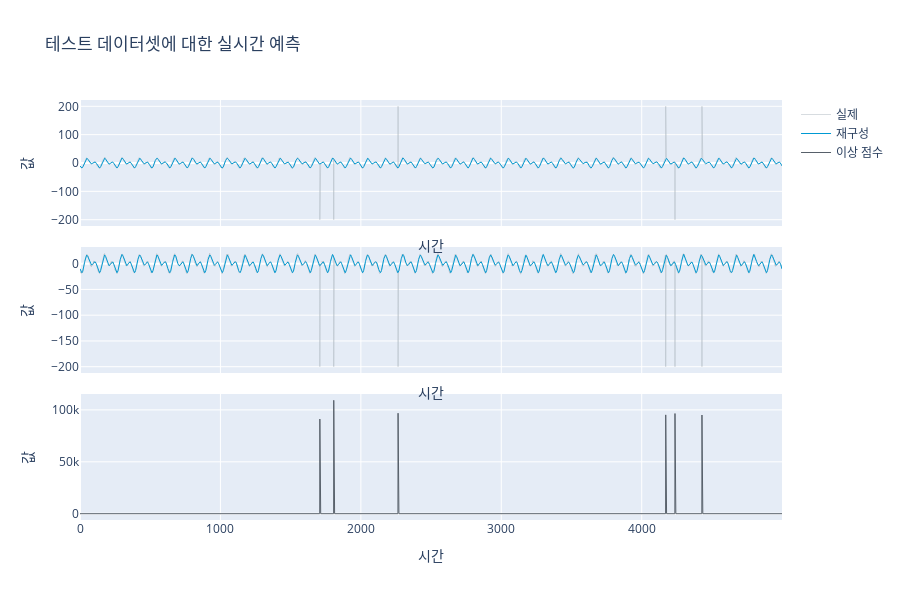

This figure's notebook cell:
### Code cell
fig = make_subplots(rows=test_dataset.shape[1] + 1, cols=1, shared_xaxes=True, vertical_spacing=0.05)

for i in range(test_dataset.shape[1]):
    fig.add_trace(
        go.Scatter(x=test_dataset.index, y=test_dataset.iloc[:, i], 
                   mode='lines', line=dict(color="#AFB8C1", width=0.5), 
                   name="실제" if i == 0 else None, showlegend=(i == 0)),
        row=i+1, col=1
    )
    fig.add_trace(
        go.Scatter(x=real_time_predictions.index, y=real_time_predictions.iloc[:, i + 1], 
                   mode='lines', line=dict(color="#009ad3", width=1), 
                   name="재구성" if i == 0 else None, showlegend=(i == 0)),
        row=i+1, col=1
    )
    fig.update_yaxes(title_text="값", row=i+1, col=1)
    fig.update_xaxes(title_text="시간", row=i+1, col=1)
    fig.update_annotations(dict(font_size=10), row=i+1, col=1)

fig.add_trace(
    go.Scatter(x=real_time_predictions.index, y=real_time_predictions.iloc[:, 0], 
               mode='lines', line=dict(color="#57606a", width=1), 
               name="이상 점수"),
    row=test_dataset.shape[1]+1, col=1
)
fig.update_yaxes(title_text="값", row=test_dataset.shape[1]+1, col=1)
fig.update_xaxes(title_text="시간", row=test_dataset.shape[1]+1, col=1)

fig.update_layout(
    height=300*test_dataset.shape[1],
    title_text="테스트 데이터셋에 대한 실시간 예측",
    showlegend=True
)

fig.show()

### Figure 1 — Plotly figure (JSON) as saved in the notebook; plotly's stock layout.template omitted (floating-point values rounded to 4 significant figures; data arrays with more than 128 entries replaced by an {"elided": "..."} marker saying what was removed)
{"data": [{"line": {"color": "#AFB8C1", "width": 0.5}, "mode": "lines", "name": "실제", "showlegend": true, "type": "scatter", "x": {"elided": "5000 int values"}, "xaxis": "x", "y": {"elided": "5000 float values"}, "yaxis": "y"}, {"line": {"color": "#009ad3", "width": 1}, "mode": "lines", "name": "재구성", "showlegend": true, "type": "scatter", "x": {"elided": "5000 int values"}, "xaxis": "x", "y": {"elided": "5000 float values"}, "yaxis": "y"}, {"line": {"color": "#AFB8C1", "width": 0.5}, "mode": "lines", "showlegend": false, "type": "scatter", "x": {"elided": "5000 int values"}, "xaxis": "x2", "y": {"elided": "5000 float values"}, "yaxis": "y2"}, {"line": {"color": "#009ad3", "width": 1}, "mode": "lines", "showlegend": false, "type": "scatter", "x": {"elided": "5000 int values"}, "xaxis": "x2", "y": {"elided": "5000 float values"}, "yaxis": "y2"}, {"line": {"color": "#57606a", "width": 1}, "mode": "lines", "name": "이상 점수", "type": "scatter", "x": {"elided": "5000 int values"}, "xaxis": "x3", "y": {"elided": "5000 float values"}, "yaxis": "y3"}], "layout": {"height": 600, "showlegend": true, "title": {"text": "테스트 데이터셋에 대한 실시간 예측"}, "xaxis": {"anchor": "y", "domain": [0, 1], "matches": "x3", "showticklabels": false, "title": {"text": "시간"}}, "xaxis2": {"anchor": "y2", "domain": [0, 1], "matches": "x3", "showticklabels": false, "title": {"text": "시간"}}, "xaxis3": {"anchor": "y3", "domain": [0, 1], "title": {"text": "시간"}}, "yaxis": {"anchor": "x", "domain": [0.7, 1], "title": {"text": "값"}}, "yaxis2": {"anchor": "x2", "domain": [0.35, 0.65], "title": {"text": "값"}}, "yaxis3": {"anchor": "x3", "domain": [0, 0.3], "title": {"text": "값"}}}}
